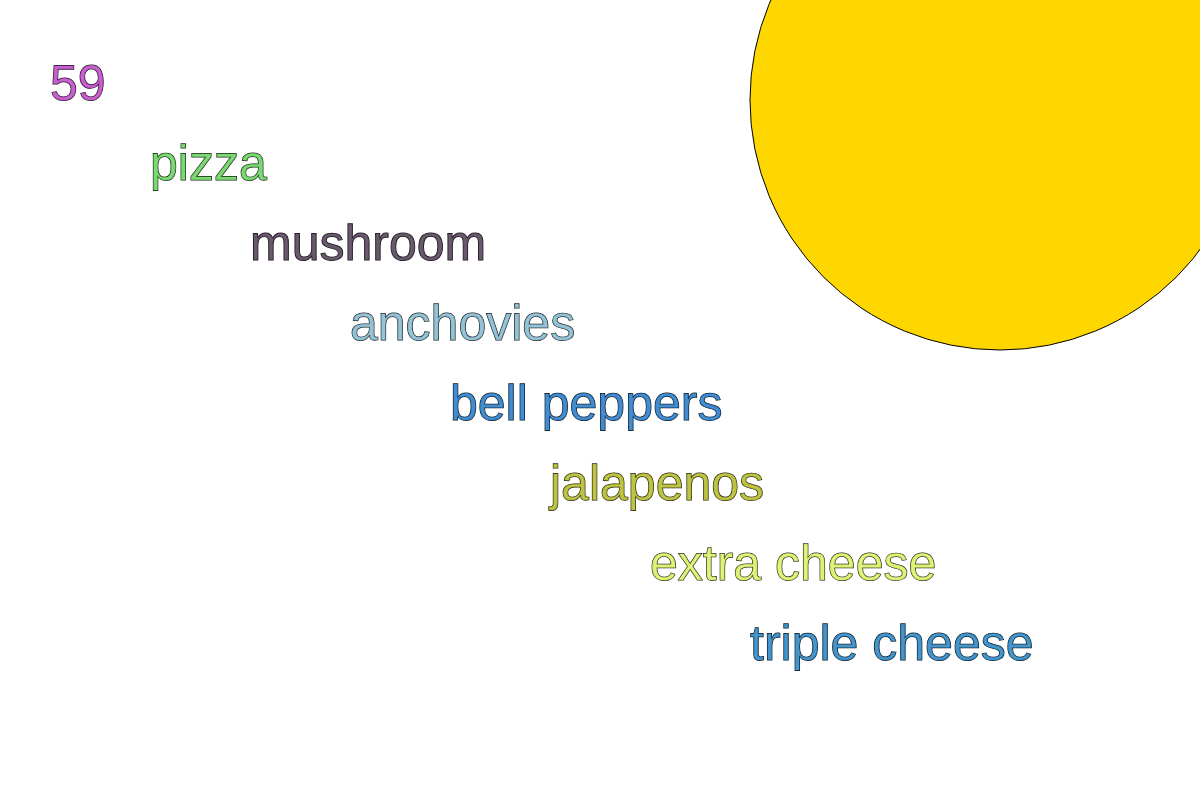
Frame 1 (no input)
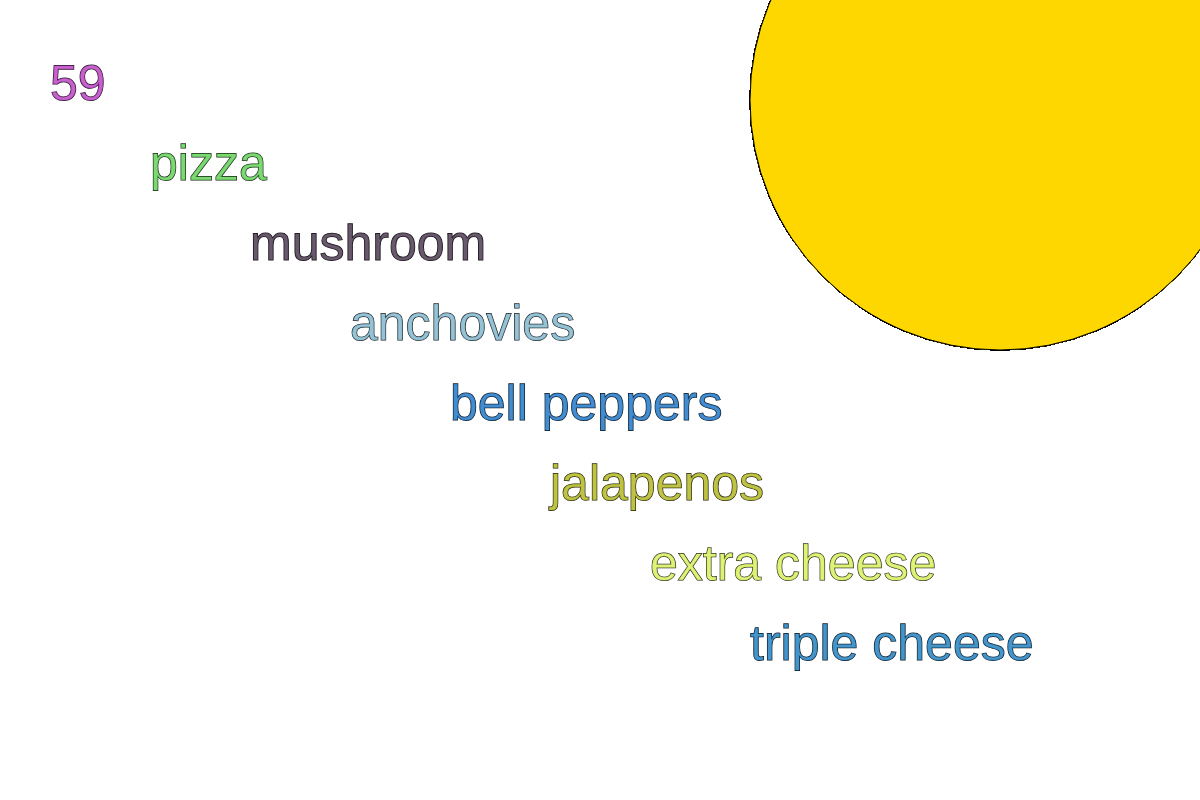
Frame 60 (no input)
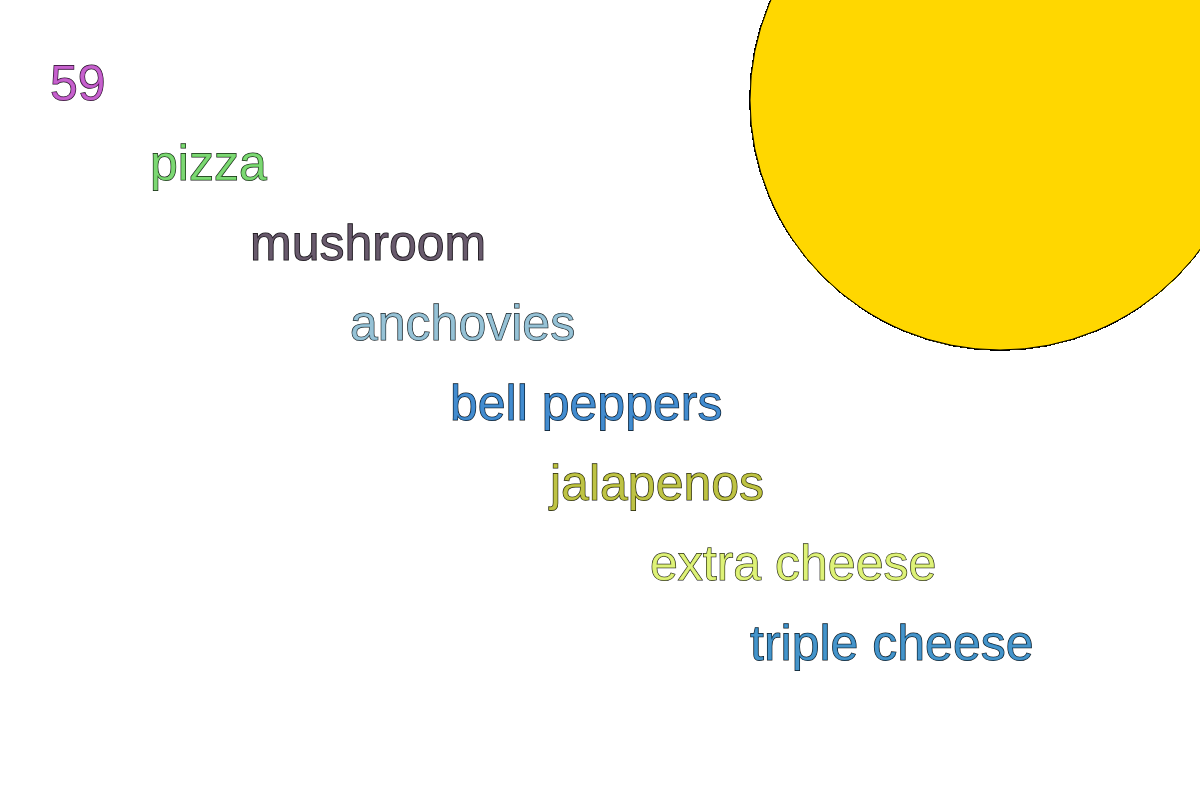
Frame 120 (the mouse pressed at the canvas centre since frame 60)

The p5.js sketch that drew these frames (run headless with seeded random() and noise() and a simulated clock; from frame 60 on, the mouse is pressed at the canvas centre):

// p5.js sketch
// ── sketch.js
/*
Driver: Raiyan
Typer: Eli
*/

var toppings = [59, "pizza", "mushroom","anchovies", "bell peppers", "jalapenos","extra cheese","triple cheese"];//array play list



function setup(){
  createCanvas(1200,800);// creates canvas and its size
  background(255);//background color based on rgb grey scale
  
  
  
  for (i = 0; i < 8; i++){// for loop uses words from the index
  console.log(toppings[i]);// prints the toppings
  stroke(25);// thickness of text
  fill(random (255) , random(255), random(255), 200);//random text color
  textSize(50);// size of text
  
  
  text(toppings[i], i * 100 + 50, i * 80 + 100);// text increments
  
  }
}


function draw(){
  
  stroke(0);//color of stroke
  strokeWeight(1);//stroke thickness
  fill(255,215,0);// color of circle 
  ellipse(1000, 100, 500, 500);// draws an ellipse with 1000 and 100 being its location and 500 500 is the size
  
  
}
